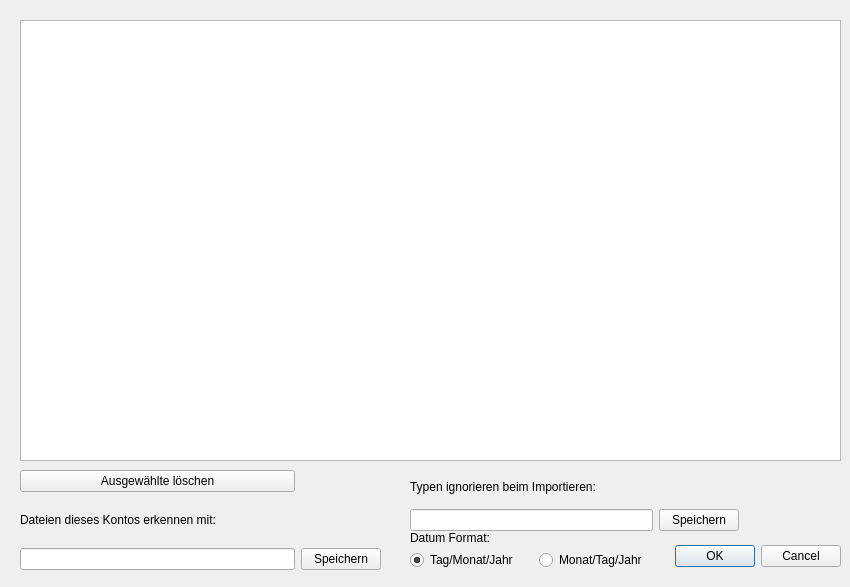
<?xml version="1.0" encoding="UTF-8"?>
<ui version="4.0">
 <class>statementDetectionDialog</class>
 <widget class="QDialog" name="statementDetectionDialog">
  <property name="geometry">
   <rect>
    <x>0</x>
    <y>0</y>
    <width>850</width>
    <height>587</height>
   </rect>
  </property>
  <property name="windowTitle">
   <string>Auszugserkennung</string>
  </property>
  <widget class="QDialogButtonBox" name="buttonBox">
   <property name="geometry">
    <rect>
     <x>670</x>
     <y>540</y>
     <width>171</width>
     <height>32</height>
    </rect>
   </property>
   <property name="orientation">
    <enum>Qt::Horizontal</enum>
   </property>
   <property name="standardButtons">
    <set>QDialogButtonBox::Cancel|QDialogButtonBox::Ok</set>
   </property>
  </widget>
  <widget class="QTableView" name="csvView">
   <property name="geometry">
    <rect>
     <x>20</x>
     <y>20</y>
     <width>821</width>
     <height>441</height>
    </rect>
   </property>
   <attribute name="horizontalHeaderDefaultSectionSize">
    <number>75</number>
   </attribute>
   <attribute name="horizontalHeaderShowSortIndicator" stdset="0">
    <bool>false</bool>
   </attribute>
  </widget>
  <widget class="QWidget" name="gridLayoutWidget">
   <property name="geometry">
    <rect>
     <x>20</x>
     <y>470</y>
     <width>361</width>
     <height>100</height>
    </rect>
   </property>
   <layout class="QGridLayout" name="gridLayout">
    <item row="2" column="1">
     <widget class="QPushButton" name="saveDetectStringButton">
      <property name="text">
       <string>Speichern</string>
      </property>
     </widget>
    </item>
    <item row="1" column="0">
     <widget class="QLabel" name="label">
      <property name="text">
       <string>Dateien dieses Kontos erkennen mit:</string>
      </property>
     </widget>
    </item>
    <item row="2" column="0">
     <widget class="QLineEdit" name="detectStringEdit"/>
    </item>
    <item row="0" column="0">
     <widget class="QPushButton" name="deleteSelectedButton">
      <property name="text">
       <string>Ausgewählte löschen</string>
      </property>
     </widget>
    </item>
   </layout>
  </widget>
  <widget class="QWidget" name="gridLayoutWidget_2">
   <property name="geometry">
    <rect>
     <x>410</x>
     <y>470</y>
     <width>329</width>
     <height>61</height>
    </rect>
   </property>
   <layout class="QGridLayout" name="gridLayout_2">
    <item row="1" column="1">
     <widget class="QPushButton" name="ignoreTypeSaveButton">
      <property name="text">
       <string>Speichern</string>
      </property>
     </widget>
    </item>
    <item row="0" column="0">
     <widget class="QLabel" name="label_2">
      <property name="text">
       <string>Typen ignorieren beim Importieren:</string>
      </property>
     </widget>
    </item>
    <item row="1" column="0">
     <widget class="QLineEdit" name="ignoreTypeEdit"/>
    </item>
   </layout>
  </widget>
  <widget class="QWidget" name="horizontalLayoutWidget">
   <property name="geometry">
    <rect>
     <x>410</x>
     <y>550</y>
     <width>251</width>
     <height>21</height>
    </rect>
   </property>
   <layout class="QHBoxLayout" name="horizontalLayout">
    <item>
     <widget class="QRadioButton" name="dmyRadio">
      <property name="text">
       <string>Tag/Monat/Jahr</string>
      </property>
      <property name="checked">
       <bool>true</bool>
      </property>
     </widget>
    </item>
    <item>
     <widget class="QRadioButton" name="mdyRadio">
      <property name="text">
       <string>Monat/Tag/Jahr</string>
      </property>
     </widget>
    </item>
   </layout>
  </widget>
  <widget class="QLabel" name="label_3">
   <property name="geometry">
    <rect>
     <x>410</x>
     <y>530</y>
     <width>101</width>
     <height>16</height>
    </rect>
   </property>
   <property name="text">
    <string>Datum Format:</string>
   </property>
  </widget>
 </widget>
 <resources/>
 <connections>
  <connection>
   <sender>buttonBox</sender>
   <signal>accepted()</signal>
   <receiver>statementDetectionDialog</receiver>
   <slot>accept()</slot>
   <hints>
    <hint type="sourcelabel">
     <x>248</x>
     <y>254</y>
    </hint>
    <hint type="destinationlabel">
     <x>157</x>
     <y>274</y>
    </hint>
   </hints>
  </connection>
  <connection>
   <sender>buttonBox</sender>
   <signal>rejected()</signal>
   <receiver>statementDetectionDialog</receiver>
   <slot>reject()</slot>
   <hints>
    <hint type="sourcelabel">
     <x>316</x>
     <y>260</y>
    </hint>
    <hint type="destinationlabel">
     <x>286</x>
     <y>274</y>
    </hint>
   </hints>
  </connection>
 </connections>
</ui>
